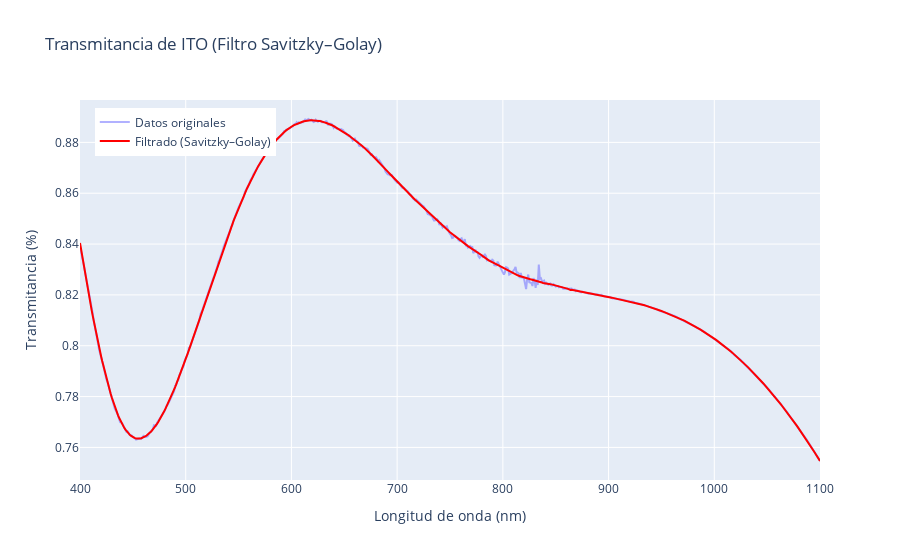

Here is the notebook cell this chart was saved with:
### Code cell
#Aplicando Filtro Golay a los datos

import numpy as np
from scipy.signal import savgol_filter
import plotly.graph_objects as go

# === 1. Leer archivo (ignorando la primera fila) ===
data = np.loadtxt('ITO_data_curated_400-1100.txt', skiprows=1)
longitud_onda = data[:, 0]
transmitancia = data[:, 1]

# === 2. Aplicar filtro Savitzky–Golay ===
window_size = 61  # impar
poly_order = 3
T_filtrada = savgol_filter(transmitancia, window_size, poly_order)

# === 3. Crear figura interactiva ===
fig = go.Figure()

fig.add_trace(go.Scatter(
    x=longitud_onda,
    y=transmitancia,
    mode='lines',
    name='Datos originales',
    line=dict(color='rgba(100,100,255,0.5)')
))

fig.add_trace(go.Scatter(
    x=longitud_onda,
    y=T_filtrada,
    mode='lines',
    name='Filtrado (Savitzky–Golay)',
    line=dict(color='red', width=2)
))

# === 4. Personalizar diseño ===
fig.update_layout(
    title='Transmitancia de ITO (Filtro Savitzky–Golay)',
    xaxis_title='Longitud de onda (nm)',
    yaxis_title='Transmitancia (%)',
    #template='plotly_dark',  # opcional: "plotly", "simple_white", "ggplot2", etc.
    legend=dict(x=0.02, y=0.98)
)

fig.show()

# === 5. Guardar datos filtrados (opcional) ===
salida = np.column_stack((longitud_onda, T_filtrada))
np.savetxt('ITO_filtrado_400-1100.txt', salida,
           fmt='%.6f', comments='')

### Figure 1 — Plotly figure (JSON) as saved in the notebook; plotly's stock layout.template omitted (floating-point values rounded to 4 significant figures; data arrays with more than 128 entries replaced by an {"elided": "..."} marker saying what was removed)
{"data": [{"line": {"color": "rgba(100,100,255,0.5)"}, "mode": "lines", "name": "Datos originales", "type": "scatter", "x": {"elided": "701 int values"}, "y": {"elided": "701 float values"}}, {"line": {"color": "red", "width": 2}, "mode": "lines", "name": "Filtrado (Savitzky–Golay)", "type": "scatter", "x": {"elided": "701 int values"}, "y": {"elided": "701 float values"}}], "layout": {"legend": {"x": 0.02, "y": 0.98}, "title": {"text": "Transmitancia de ITO (Filtro Savitzky–Golay)"}, "xaxis": {"title": {"text": "Longitud de onda (nm)"}}, "yaxis": {"title": {"text": "Transmitancia (%)"}}}}
